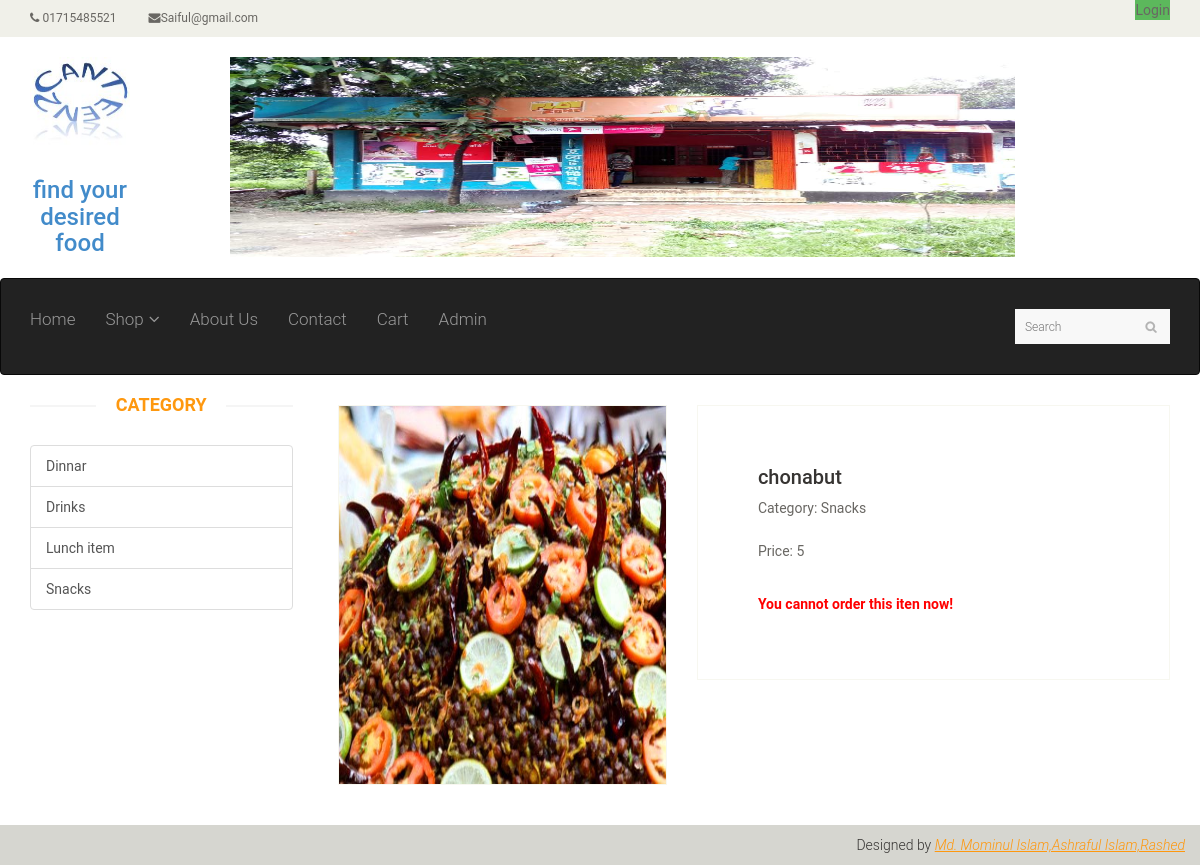
Screenshot of /product-details.php?prodid=83 with the database file from the repository.
### tables this page shows
CREATE TABLE IF NOT EXISTS `category` (
  `id` int(11) NOT NULL AUTO_INCREMENT,
  `title` varchar(200) NOT NULL,
  PRIMARY KEY (`id`)
);

CREATE TABLE IF NOT EXISTS `products` (
  `ID` int(11) NOT NULL AUTO_INCREMENT,
  `imgUrl` text NOT NULL,
  `Product` text NOT NULL,
  `Price` double NOT NULL,
  `Category` text NOT NULL,
  PRIMARY KEY (`ID`)
);

### product-details.php (the view, shortened to what this page needs)
<?php
	$prodID = $_GET['prodid'];
	if(!empty($prodID)){
		$sqlSelectSpecProd = mysql_query("select * from products where id = '$prodID'") or die(mysql_error());
		$getProdInfo = mysql_fetch_array($sqlSelectSpecProd);
		$prodname= $getProdInfo["Product"];
		$prodcat = $getProdInfo["Category"];
		$prodprice = $getProdInfo["Price"];
		$prodimage = $getProdInfo["imgUrl"];
				}
?>
<?php include('include/home/header.php'); ?>
	<section>
		<div class="container">
			<div class="row">
				<?php include('include/home/sidebar.php'); ?>
				<div class="col-sm-9 padding-right">
					<div class="product-details">
						<div class="col-sm-5">
							<div class="view-product">
							<img src="reservation/img/products/<?php echo $prodimage; ?>" />
							</div>
						</div>
						<div class="col-sm-7">
							<div class="product-information">
							<h2 class="product"><?php echo $prodname; ?></h2>
								<p>Category: <?php echo $prodcat; ?></p>
								<p>Price: <span class="price"><?php echo $prodprice; ?></span></p>
                                <br>
                                <?php
									$timestamp=time()+(60*60*6);
									$tm=gmstrftime("%H",$timestamp);
									if(($tm>6&& $prodcat=='Snacks')||($tm>11&& $prodcat=='Lunch item')||($tm>18&& $prodcat=='Dinnar')){
										?>
										<p  style="color:red;"><strong>You cannot order this iten now!</strong></p>
									<?php
									}
									else {
										echo ' <a class="btn btn-default add-to-cart" href="cart.php" id="add-to-cart"><i class="fa fa-shopping-cart"></i>Add to Cart</a>
                                <p class="info hidethis" style="color:red;"><strong>Product Added to Cart!</strong></p>
								';
									}
                                ?>
							</div>
						</div>
					</div>
				</div>
			</div>
		</div>
		</div>
	</section>
	<?php include('include/home/footer.php'); ?>

### include/home/sidebar.php
<section>
		<div class="container">
			<div class="row">
				<div class="col-sm-3">
					<div class="left-sidebar">
						<h2>Category</h2>
                        <div class="list-group">
                        <?php
                            $q = "Select * from category order by title asc";
                            $r = mysql_query($q);
                            if($r){
                                while($row = mysql_fetch_array($r)){
                                    echo '<a href="category.php?filter='.$row['title'].'" class="list-group-item">'.$row['title'].'</a>';
                                }
                            }
                        ?>
                        </div>
                        </div>
                        </div>

### css/main.css (style rules this page uses)
body { font-family: 'Roboto', sans-serif; background:; position: relative; font-weight:400px; }
a { -webkit-transition: 300ms; -moz-transition: 300ms; -o-transition: 300ms; transition: 300ms; }
h1, h2, h3, h4, h5, h6 { font-family: 'Roboto', sans-serif; }
.left-sidebar h2, .brands_products h2 { color: #FE980F; font-family: 'Roboto', sans-serif; font-size: 18px; font-weight: 700; margin: 0 auto 30px; text-align: center; text-transform: uppercase; position: relative; z-index:3; }
.left-sidebar h2:after, h2.title:after { content: " "; position: absolute; border: 1px solid #f5f5f5; bottom:8px; left: 0; width: 100%; height: 0; z-index: -2; }
.left-sidebar h2:before { content: " "; position: absolute; background: #fff; bottom: -6px; width: 130px; height: 30px; z-index: -1; left: 50%; margin-left: -65px; }
.padding-right { padding-right: 0; }
.product-details { overflow:hidden; }
.product-details { margin-bottom: 40px; overflow: hidden; margin-top: 10px; }
.view-product { position: relative; }
.view-product img { border: 1px solid #F7F7F0; height: 380px; width: 100%; }
.product-information { border: 1px solid #F7F7F0; overflow: hidden; padding-bottom: 60px; padding-left: 60px; padding-top: 60px; position: relative; }
.product-information h2 { color: #363432; font-family: 'Roboto', sans-serif; font-size: 20px; margin-top: 0; }
.product-information p { color: #696763; font-family: 'Roboto', sans-serif; margin-bottom: 5px; }
.product-information span { display: inline-block; margin-bottom: 8px; margin-top: 18px; }

### rows the page displays
category: title "Dinnar"
category: title "Drinks"
category: title "Lunch item"
category: title "Snacks"
products: imgUrl (picture), Product "chonabut", Category "Snacks", Price "5"
